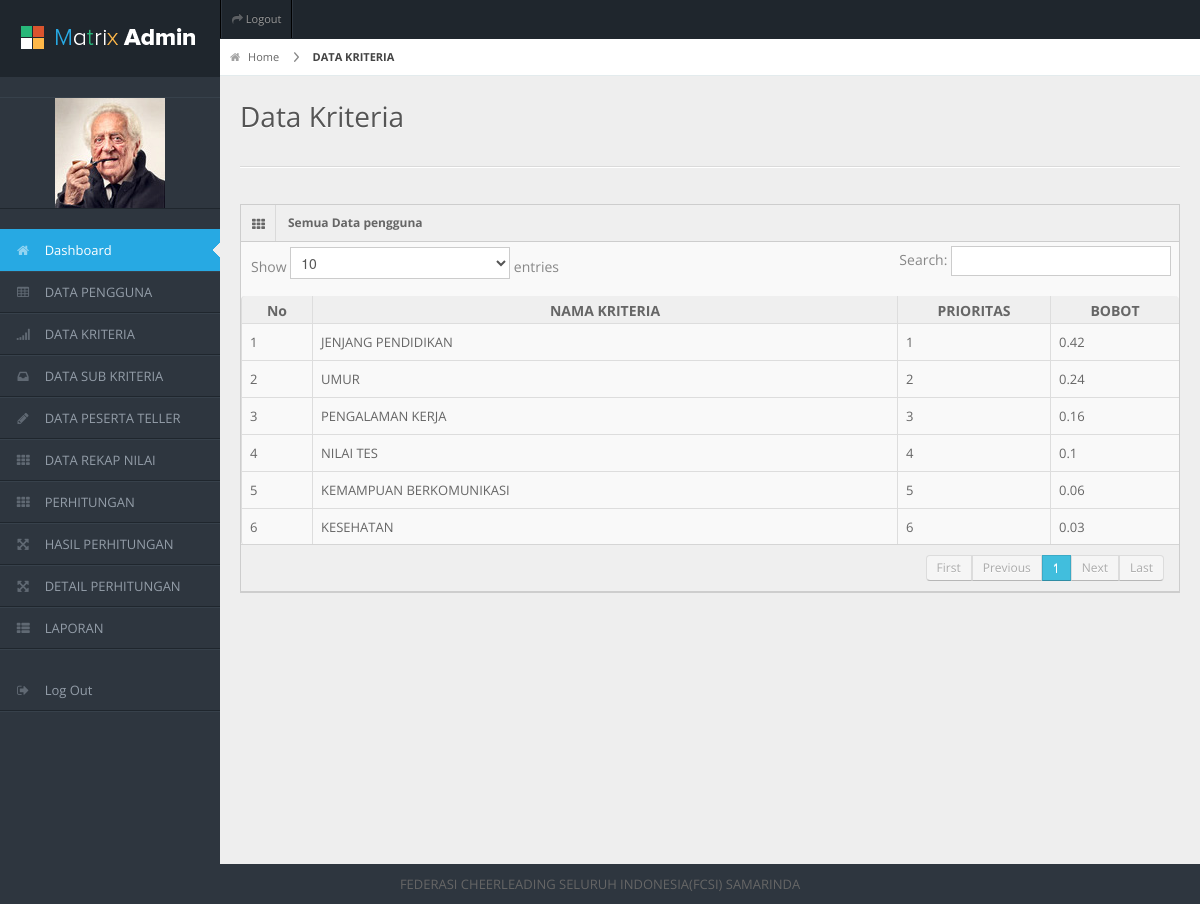
Screenshot of /spksdm/frame.php?load=k (signed in) with the database file from the repository.
### tables this page shows
CREATE TABLE `kriteria` (
  `id_kriteria` varchar(90) NOT NULL,
  `nama_kriteria` varchar(50) NOT NULL,
  `prioritas` int(90) NOT NULL,
  `bobot` double NOT NULL,
  PRIMARY KEY (`id_kriteria`)
);

### spksdm/data/kriteria/view.php (the view, shortened to what this page needs)
 <div id="content-header">
    <div id="breadcrumb"> <a href="?load=dashboard" title="Go to Home" class="tip-bottom"><i class="icon-home"></i> Home</a> <a href="?load=pengguna" class="current">DATA KRITERIA</a> </div>
    <h1>Data Kriteria</h1>
  </div>
  <div class="container-fluid">
    <hr>
    <div class="row-fluid">
      <div class="span12">
        <div class="widget-box">
          <div class="widget-title"> <span class="icon"><i class="icon-th"></i></span>
            <h5>Semua Data pengguna</h5>
          </div>
		   <div style="overflow-x:auto;">
          <div class="widget-content nopadding">
            <table class="table table-bordered data-table">
              <thead>
                <tr>
                  <th width="1%">No</th>
                  <th width="15%">NAMA KRITERIA</th>
                  <th width="2%">PRIORITAS</th>
                  <th width="2%">BOBOT</th>
                </tr>
              </thead>
              <tbody>
               <?php
			   $SQL=mysqli_query($koneksi,"SELECT * FROM kriteria order by prioritas asc");
			   $no=1;
			   while($_data=mysqli_fetch_array($SQL)){
$bb=$_data['bobot'];
$bobot=round($bb,2);
				   echo"
				  <tr class='$class'>
                  <td>$no</td>
				  <td>$_data[nama_kriteria]</td>
				  <td>$_data[prioritas]</td>
				   <td>$bobot</td>
                </tr>
				   ";
				  $no++; }
			   ?>
              </tbody>
            </table>
			</div>
          </div>
        </div>
      </div>
    </div>
  </div>

### spksdm/css/matrix-style.css (style rules this page uses)
* { outline:none !important; -moz-outline: none !important; }
html, body { height:100% }
body { overflow-x: hidden; margin-top: -10px; font-family: 'Open Sans', sans-serif; font-size:13px; color:#666; }
a { color:#666; }
select, textarea, input[type="text"], input[type="password"], input[type="datetime"], input[type="datetime-local"], input[type="date"], input[type="month"], input[type="time"], input[type="week"], input[type="number"], input[type="email"], input[type="url"], input[type="search"], input[type="tel"], input[type="color"], .uneditable-input, .label, .dropdown-menu, .btn, .well, .progress, .table-bordered, .btn-group > .btn:first-child, .btn-group > .btn:last-child, .btn-group > .btn:last-child, .btn-group > .dropdown-toggle, .alert { border-radius:0px; }
hr { border-top-color:#dadada; }
#content-header { position: abslute; width: 100%; margin-top: -38px; z-index: 20; }
#content-header h1 { color: #555555; font-size: 28px; font-weight: normal; float: none; text-shadow: 0 1px 0 #ffffff; margin-left: 20px; position: relative; }
#content-header h1, #content-header .btn-group { margin-top: 20px; }
#breadcrumb { background-color: #fff; border-bottom: 1px solid #e3ebed; }
#breadcrumb a { padding: 8px 20px 8px 10px; display: inline-block; background-image: url('../img/breadcrumb.png'); background-position: center right; background-repeat: no-repeat; font-size: 11px; color: #666666; }
#breadcrumb a:last-child { background-image:none; }
#breadcrumb a.current { font-weight: bold; color: #444444; }
#breadcrumb a i { margin-right: 5px; opacity: .6; }
.stat-boxes .peity_bar_good, .stat-boxes .peity_line_good, { color: #459D1C; }
.widget-box { background: none repeat scroll 0 0 #F9F9F9; border-left: 1px solid #CDCDCD; border-top: 1px solid #CDCDCD; border-right: 1px solid #CDCDCD; clear: both; margin-top: 16px; margin-bottom: 16px; position: relative; }
.widget-title, .modal-header, .table th, div.dataTables_wrapper .ui-widget-header { background:#efefef; border-bottom: 1px solid #CDCDCD; height: 36px; }
.widget-title span.icon { padding: 9px 10px 7px 11px; float: left; border-right:1px solid #dadada; }
.widget-title h5 { color: #666; float: left; font-size: 12px; font-weight: bold; padding: 12px; line-height: 12px; margin: 0; }
.widget-content { padding:15px; border-bottom: 1px solid #cdcdcd; }
.table th { height: auto; font-size: 14px; padding: 5px 10px 2px; border-bottom: 0; text-align: center; color: #666666; }
.nopadding { padding: 0 !important; }
.nopadding .table { margin-bottom: 0; }
.nopadding .table-bordered { border: 0; }

### spksdm/css/matrix-media.css (style rules this page uses)
body { background:#2E363F; }

### rows the page displays
kriteria: nama_kriteria "JENJANG PENDIDIKAN", prioritas "1", bobot "0.42"
kriteria: nama_kriteria "UMUR", prioritas "2", bobot "0.24"
kriteria: nama_kriteria "PENGALAMAN KERJA", prioritas "3", bobot "0.16"
kriteria: nama_kriteria "NILAI TES", prioritas "4", bobot "0.1"
kriteria: nama_kriteria "KEMAMPUAN BERKOMUNIKASI", prioritas "5", bobot "0.06"
kriteria: nama_kriteria "KESEHATAN", prioritas "6", bobot "0.03"
